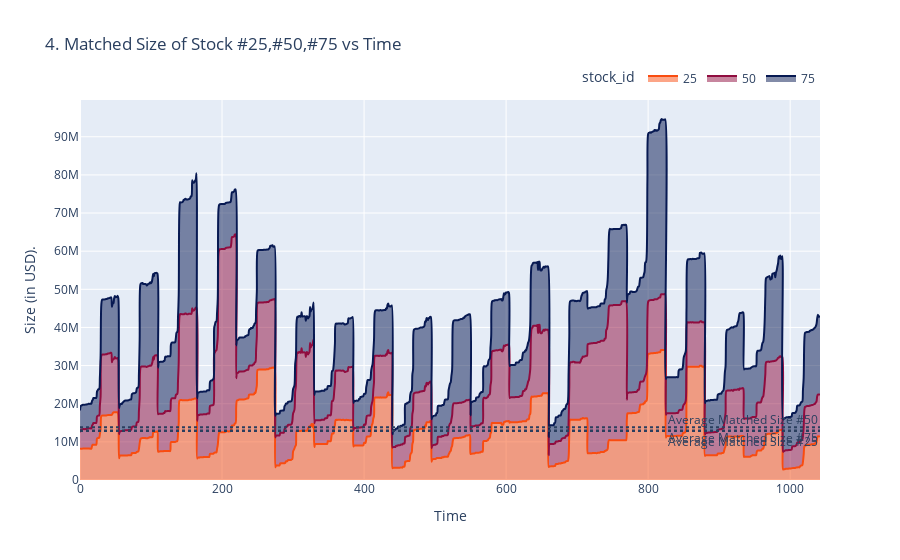

Notebook code for this chart:
### Code cell
fig = px.area(stock255075, x=stock255075.index//3, y=["matched_size"],color="stock_id",
              title="4. Matched Size of Stock #25,#50,#75 vs Time",line_shape='spline',
              color_discrete_map={25: "#F94C10",50: "#900C3F",75:"#071952"})

fig.add_hline(y=stock255075.query("stock_id==25")["matched_size"].mean(), line_dash="dot", annotation_text="Average Matched Size #25", annotation_position="bottom right")
fig.add_hline(y=stock255075.query("stock_id==50")["matched_size"].mean(), line_dash="dot", annotation_text="Average Matched Size #50", annotation_position="top right")
fig.add_hline(y=stock255075.query("stock_id==75")["matched_size"].mean(), line_dash="dot", annotation_text="Average Matched Size #75", annotation_position="bottom right")
fig.update_layout(xaxis_title="Time", yaxis_title="Size (in USD).",legend=dict(orientation="h", yanchor="bottom", y=1.02, xanchor="right", x=1))
fig.show()

### Figure 1 — Plotly figure (JSON) as saved in the notebook; plotly's stock layout.template omitted (floating-point values rounded to 4 significant figures; data arrays with more than 128 entries replaced by an {"elided": "..."} marker saying what was removed)
{"data": [{"fillpattern": {"shape": ""}, "hovertemplate": "stock_id=25<br>variable=matched_size<br>x=%{x}<br>value=%{y}<extra></extra>", "legendgroup": "25", "line": {"color": "#F94C10", "shape": "spline"}, "marker": {"symbol": "circle"}, "mode": "lines", "name": "25", "orientation": "v", "showlegend": true, "stackgroup": "1", "type": "scatter", "x": {"elided": "1043 int values"}, "xaxis": "x", "y": {"elided": "1043 float values"}, "yaxis": "y"}, {"fillpattern": {"shape": ""}, "hovertemplate": "stock_id=50<br>variable=matched_size<br>x=%{x}<br>value=%{y}<extra></extra>", "legendgroup": "50", "line": {"color": "#900C3F", "shape": "spline"}, "marker": {"symbol": "circle"}, "mode": "lines", "name": "50", "orientation": "v", "showlegend": true, "stackgroup": "1", "type": "scatter", "x": {"elided": "1043 int values"}, "xaxis": "x", "y": {"elided": "1043 float values"}, "yaxis": "y"}, {"fillpattern": {"shape": ""}, "hovertemplate": "stock_id=75<br>variable=matched_size<br>x=%{x}<br>value=%{y}<extra></extra>", "legendgroup": "75", "line": {"color": "#071952", "shape": "spline"}, "marker": {"symbol": "circle"}, "mode": "lines", "name": "75", "orientation": "v", "showlegend": true, "stackgroup": "1", "type": "scatter", "x": {"elided": "1043 int values"}, "xaxis": "x", "y": {"elided": "1043 float values"}, "yaxis": "y"}], "layout": {"annotations": [{"showarrow": false, "text": "Average Matched Size #25", "x": 1, "xanchor": "right", "xref": "x domain", "y": 12840000.0, "yanchor": "top", "yref": "y"}, {"showarrow": false, "text": "Average Matched Size #50", "x": 1, "xanchor": "right", "xref": "x domain", "y": 12990000.0, "yanchor": "bottom", "yref": "y"}, {"showarrow": false, "text": "Average Matched Size #75", "x": 1, "xanchor": "right", "xref": "x domain", "y": 13810000.0, "yanchor": "top", "yref": "y"}], "legend": {"orientation": "h", "title": {"text": "stock_id"}, "tracegroupgap": 0, "x": 1, "xanchor": "right", "y": 1.02, "yanchor": "bottom"}, "shapes": [{"line": {"dash": "dot"}, "type": "line", "x0": 0, "x1": 1, "xref": "x domain", "y0": 12840000.0, "y1": 12840000.0, "yref": "y"}, {"line": {"dash": "dot"}, "type": "line", "x0": 0, "x1": 1, "xref": "x domain", "y0": 12990000.0, "y1": 12990000.0, "yref": "y"}, {"line": {"dash": "dot"}, "type": "line", "x0": 0, "x1": 1, "xref": "x domain", "y0": 13810000.0, "y1": 13810000.0, "yref": "y"}], "title": {"text": "4. Matched Size of Stock #25,#50,#75 vs Time"}, "xaxis": {"anchor": "y", "domain": [0.0, 1.0], "title": {"text": "Time"}}, "yaxis": {"anchor": "x", "domain": [0.0, 1.0], "title": {"text": "Size (in USD)."}}}}
